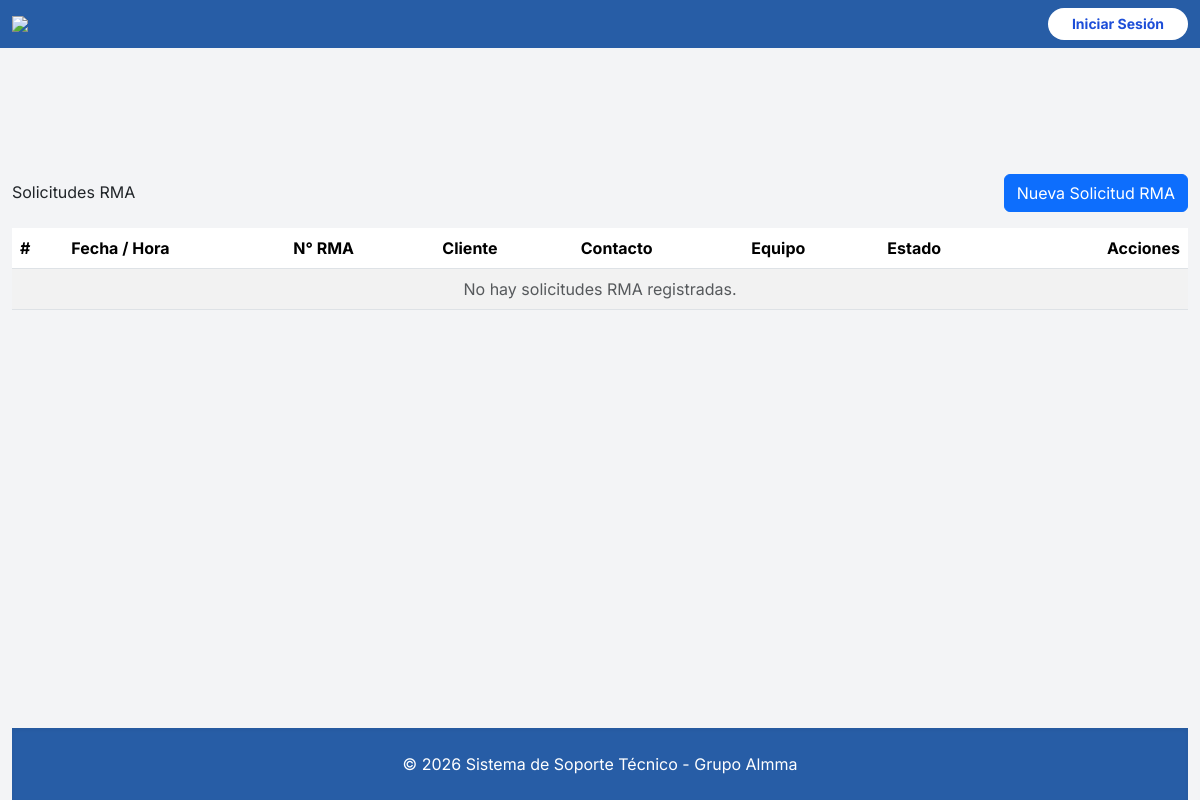
Before: /rma/listar/ with the older database file.
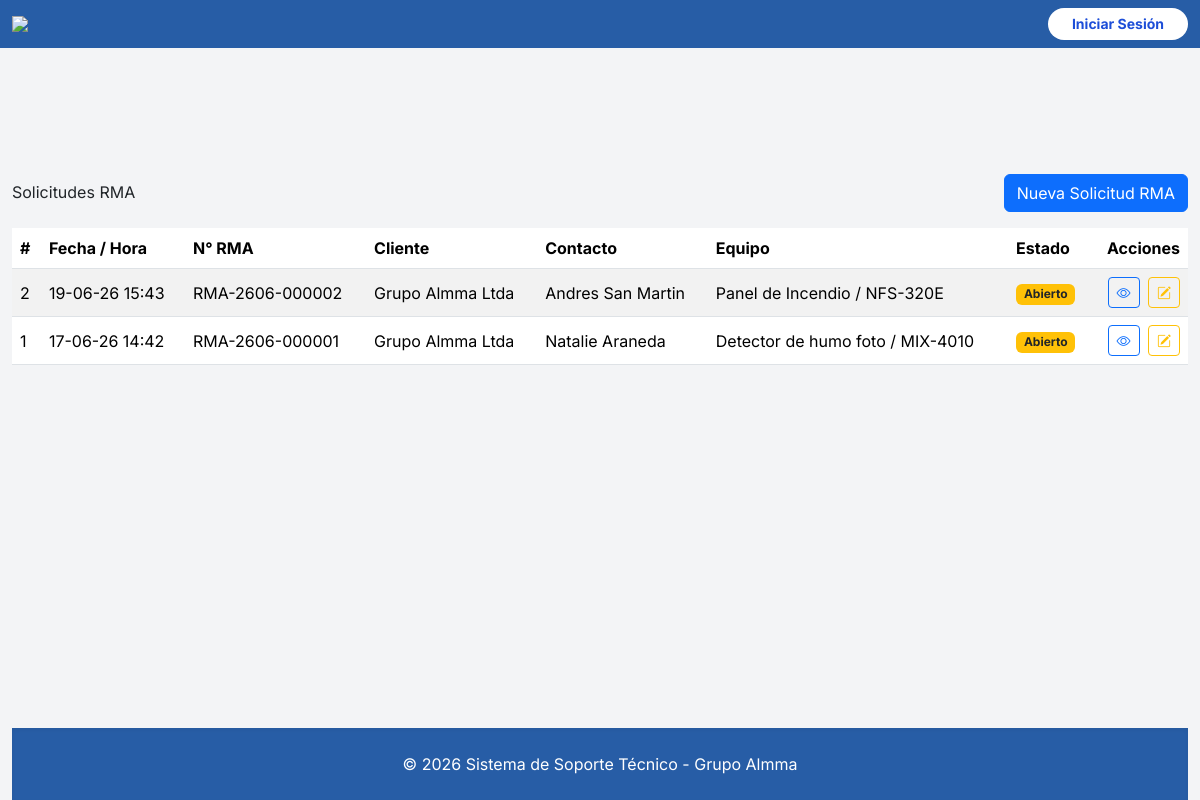
After: the same page with the newer database file.
### gestor_rma/models.py (models this page shows, shortened)
class SolicitudRMA(models.Model):
    ticket_origen = models.OneToOneField(Ticket, on_delete=models.SET_NULL, null=True, blank=True, related_name="rma" )
    numero_rma = models.CharField(max_length=50, blank=True)
    cliente = models.ForeignKey(cliente, on_delete=models.SET_NULL, null=True, related_name="rmas")
    rut_cliente = models.CharField(max_length=20)
    contacto = models.CharField(max_length=200)
    correo = models.EmailField()
    telefono = models.CharField(max_length=50)
    direccion = models.CharField(max_length=255)
    ciudad = models.ForeignKey(Localidad, on_delete=models.SET_NULL, null=True, blank=True)
    CHOICES_TIPO_DOCUMENTO = [
            ("factura", "Factura"),
            ("nota_venta", "Nota de Venta"),
            ("otro", "Otro"),
        ]
    CHOICES_ESTADO = [
        ('abierto','Abierto'),
        ('en_revision','En Revisión'),
        ('diagnosticado','Diagnosticado'),
        ('cerrado','Cerrado'),
    ]
    tipo_documento = models.CharField(choices=CHOICES_TIPO_DOCUMENTO,max_length=50, blank=True)
    numero_documento = models.CharField(max_length=100, null=True, blank=True)
    estado = models.CharField(max_length=20, choices=CHOICES_ESTADO, default='abierto')
    en_garantia = models.BooleanField(default=False)
    fabricante = models.ForeignKey(Fabricante, on_delete=models.SET_NULL, null=True, blank=True)
    modelo = models.CharField(max_length=100, null=True, blank=True)
    tipo_equipo = models.CharField(max_length=100, null=True, blank=True)
    numero_serie = models.CharField(max_length=100, null=True, blank=True)
    descripcion_falla = models.TextField(null=True, blank=True)
    sellos_intactos = models.CharField(max_length=10, choices=[('cerrado','Cerrado'),('abierto','Abierto'),('na','N/A')])
    accesorios_recibidos = models.CharField(max_length=10, choices=[('completo','Completo'),('incompleto','Incompleto'),('na','N/A')])
    observaciones = models.TextField(blank=True)
    fecha_creacion = models.DateTimeField(auto_now_add=True)
    fecha_respuesta = models.DateTimeField(null=True, blank=True)
    fecha_cierre = models.DateTimeField(null=True, blank=True)

### mantenedor/models.py (models this page shows)
class cliente(models.Model):
    nombre = models.CharField(max_length=200)
    rut = models.CharField(max_length=20, unique=True)
    contacto = models.CharField(max_length=200)
    correo = models.EmailField(max_length=200)
    telefono = models.CharField(max_length=50, null=True, blank=True)
    direccion = models.CharField(max_length=255, null=True, blank=True)
    ciudad = models.ForeignKey('Localidad', on_delete=models.CASCADE, null=True, blank=True)
    def __str__(self):
        return f"{self.nombre}"

### gestor_rma/views.py (the view)
# urls.py: path("rma/listar/", listar_rma, name="listar_rma"),
def listar_rma(request):
    rmas = SolicitudRMA.objects.all().order_by('-fecha_creacion')
    return render(request, 'rma/listar.html', {'rmas': rmas})

### gestion_tickets/context_processors.py (called while the page is built)
def contador_tickets(request):
    if request.user.is_authenticated:
        pendientes = Ticket.objects.filter(estado='abierto').count()
    else:
        pendientes = 0
    return {'tickets_pendientes': pendientes}

### gestor_rma/templates/rma/listar.html
{% extends "base/base.html" %}
{% block content %}
<div class="container-fluid mt-4">
    <div class="d-flex justify-content-between align-items-center mb-3">
        <h3>Solicitudes RMA</h3>
        <a href="{% url 'crear_solicitud_rma' %}" class="btn btn-primary">
            Nueva Solicitud RMA
        </a>
    </div>
    <table class="table table-striped table-hover align-middle">
        <thead>
            <tr>
                <th>#</th>
                <th>Fecha / Hora</th>
                <th>N° RMA</th>
                <th>Cliente</th>
                <th>Contacto</th>
                <th>Equipo</th>
                <th>Estado</th>
                <th class="text-end">Acciones</th>
            </tr>
        </thead>
        <tbody>
        {% for rma in rmas %}
            <tr>
                <td>{{ rma.id }}</td>
                <td>{{ rma.fecha_creacion|date:"d-m-y H:i" }}</td>
                <td>{{ rma.numero_rma }}</td>
                <td>{{ rma.cliente }}</td>
                <td>{{ rma.contacto }}</td>
                <td>{{ rma.tipo_equipo }} / {{ rma.modelo }}</td>
                <td>
                    {% if rma.estado == 'abierto' %}
                        <span class="badge bg-warning text-dark">{{ rma.get_estado_display }}</span>
                    {% elif rma.estado == 'en_revision' %}
                        <span class="badge bg-info text-dark">{{ rma.get_estado_display }}</span>
                    {% elif rma.estado == 'cerrado' %}
                        <span class="badge bg-secondary">{{ rma.get_estado_display }}</span>
                    {% else %}
                        <span class="badge bg-danger">{{ rma.get_estado_display }}</span>
                    {% endif %}
                </td>
                <td class="text-end">
                    <a href="{% url 'detalle_rma' rma.id %}"
                       class="btn btn-sm btn-outline-primary me-1"
                       title="Ver detalle">
                        <i class="bi bi-eye"></i>
                    </a>
                    <a href="{% url 'editar_solicitud_rma' rma.id %}"
                       class="btn btn-sm btn-outline-warning"
                       title="Editar RMA">
                        <i class="bi bi-pencil-square"></i>
                    </a>
                </td>
            </tr>
        {% empty %}
            <tr>
                <td colspan="8" class="text-center text-muted">
                    No hay solicitudes RMA registradas.
                </td>
            </tr>
        {% endfor %}
        </tbody>
    </table>
</div>
{% endblock %}

Changed rows visible on the page:
added SolicitudRMA: id "2", fecha_creacion "19-06-26 15:43", numero_rma "RMA-2606-000002", cliente "Grupo Almma Ltda", contacto "Andres San Martin", tipo_equipo "Panel de Incendio", modelo "NFS-320E", estado "Abierto"
added SolicitudRMA: id "1", fecha_creacion "17-06-26 14:42", numero_rma "RMA-2606-000001", cliente "Grupo Almma Ltda", contacto "Natalie Araneda", tipo_equipo "Detector de humo foto", modelo "MIX-4010", estado "Abierto"
Other visible differences:
text no longer shown: "No hay solicitudes RMA registradas."
